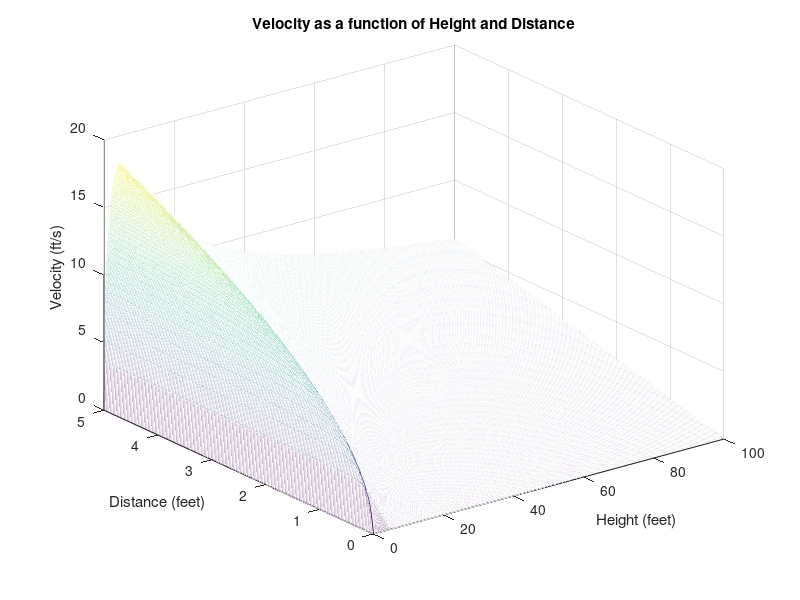
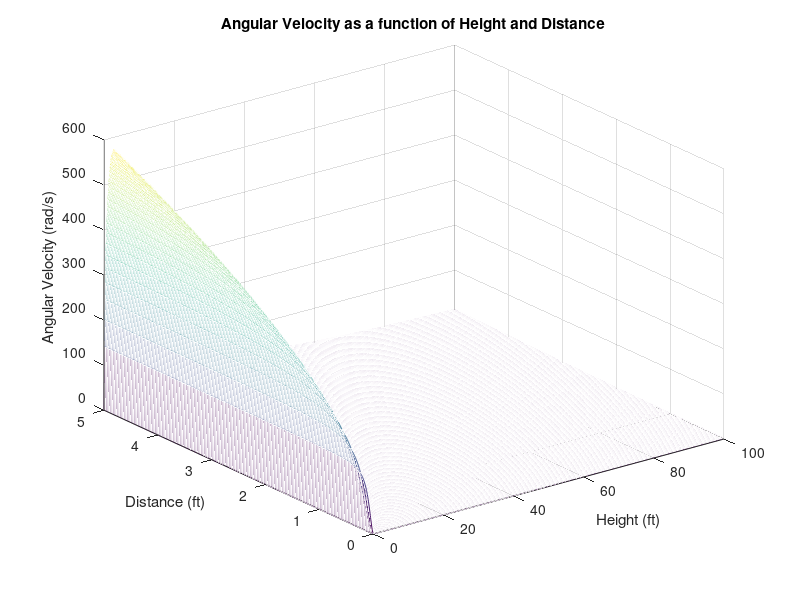
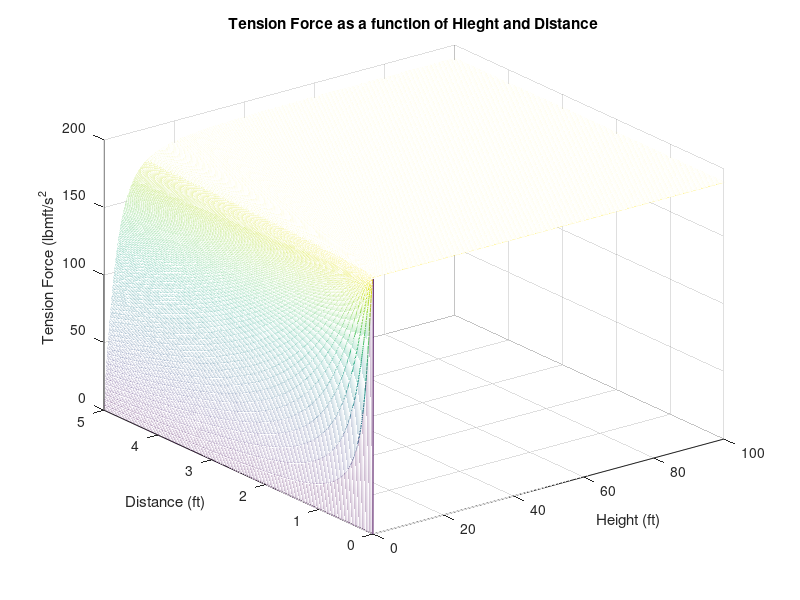

Reproduce these figures in MATLAB, in order.
% Curran Robertson
% A climber falls. Find velocity, angular velocity, and force of rope on
% climber at bottom of fall. Vary height and distance from wall. 
clear all;clc;close all

% Constants
a = 72; % Climber is 72 inches tall
r = 6; % Location of centroid is 6 inches from T
y = 3; % Location of T is 3 inches below centroid
g = 32.2; % acceleration due to gravity in ft/s^2
W = 190; % weight is 190 lbf

% Variables
t = 0.1; % step constant
h = 0:t:100; % height varies from 0 to 100 feet
d = (0:t/20:5)'; % distance from wall varies from 0 to 5 feet (column vector)

% Derived Constants
m = W/g; % mass
Ig = (1/12)*m*(3*r^2+a^2); % Moment of inertia of a cylinder
rg = sqrt(r^2+y^2); % distance from T to G

% Derived Variables
theta = atan(d./h); % angle
L = h./cos(theta); % length of rope

% Conservation of Energy
V2 = sqrt(4.*h.*g); % velocity at bottom of fall

% Principal of Linear Impulse and Momentum
V2t = V2.*sin(theta); % Velocity in the t-direction after impact

% Conservation of Angular Momentum
wp = ((m*r)/Ig).*sqrt(4.*h.*g) + m*rg*V2.*sin(theta).^2; % angular velocity in k direction after impact

% Sum of the forces in the t-direction
F = m*g.*cos(theta);

% % Plot Functions vs. theta
% figure
% 
% plot(theta, V2t)
% hold on
% grid on
% title('Velocity vs. Theta')
% xlabel('theta (rad)')
% ylabel('Velocity (ft/s)')
% %legend
% hold off
% 
% figure
% 
% plot(theta, wp)
% hold on
% grid on
% title('Angular Velocity vs. Theta')
% xlabel('theta (rad)')
% ylabel('Angular Velocity (rad/s)')
% %legend
% hold off
% 
% figure
% 
% plot(theta,F)
% hold on
% grid on
% title('Tension Force vs. Theta')
% xlabel('theta (rad)')
% ylabel('Tension (lbmft/s^2)')
% %legend
% hold off
% 
% figure
% 
% % Height vs Functions
% plot(h, V2t)
% hold on
% grid on
% title('Velocity vs. Height')
% xlabel('height (feet)')
% ylabel('Velocity (ft/s)')
% %legend
% hold off
% 
% figure
% 
% plot(h, wp)
% hold on
% grid on
% title('Angular Velocity vs. Height')
% xlabel('height (feet)')
% ylabel('Angular Velocity (rad/s)')
% %legend
% hold off
% 
% figure
% 
% plot(h,F)
% hold on
% grid on
% title('Tension Force vs. Height')
% xlabel('Height (feet)')
% ylabel('Tension (lbmft/s^2)')
% %legend
% hold off
% 
% figure
% 
% % Distance from wall vs functions
% plot(d, V2t)
% hold on
% grid on
% title('Velocity vs. Distance from Wall')
% xlabel('distance (feet)')
% ylabel('Velocity (ft/s)')
% %legend
% hold off
% 
% figure
% 
% plot(d, wp)
% hold on
% grid on
% title('Angular Velocity vs. Distance From Wall')
% xlabel('distance (feet)')
% ylabel('Angular Velocity (rad/s)')
% %legend
% hold off
% 
% figure
% 
% plot(d,F)
% hold on
% grid on
% title('Tension Force vs. Distance From Wall')
% xlabel('Distance (feet)')
% ylabel('Tension (lbmft/s^2)')
% %legend
% hold off

% Plot Functions vs. h and d
figure

mesh(h,d,V2t)
hold on
grid on
title('Velocity as a function of Height and Distance')
xlabel('Height (feet)')
ylabel('Distance (feet)')
zlabel('Velocity (ft/s)')
%legend
hold off

figure

mesh(h,d,wp)
hold on
grid on
title('Angular Velocity as a function of Height and Distance')
xlabel('Height (ft)')
ylabel('Distance (ft)')
zlabel('Angular Velocity (rad/s)')
%legend
hold off

figure

mesh(h,d,F)
hold on
grid on
title('Tension Force as a function of Hieght and Distance')
xlabel('Height (ft)')
ylabel('Distance (ft)')
zlabel('Tension Force (lbmft/s^2')
%legend
hold off









